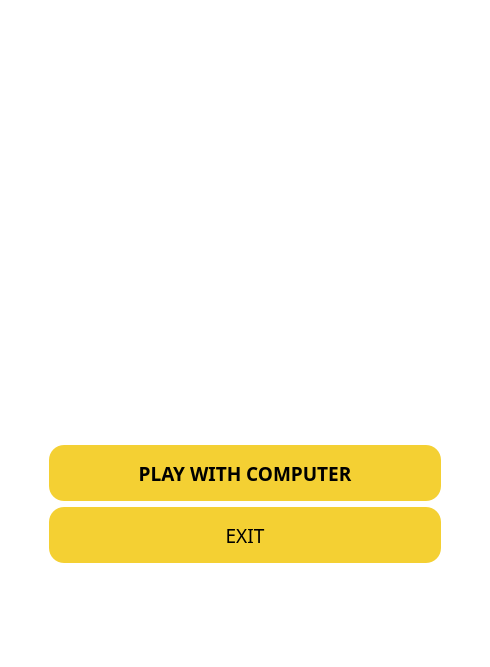
<?xml version="1.0" encoding="UTF-8"?>
<ui version="4.0">
 <class>MainWindow</class>
 <widget class="QMainWindow" name="MainWindow">
  <property name="geometry">
   <rect>
    <x>0</x>
    <y>0</y>
    <width>490</width>
    <height>667</height>
   </rect>
  </property>
  <property name="windowTitle">
   <string>MainWindow</string>
  </property>
  <property name="styleSheet">
   <string notr="true">background-color: white;</string>
  </property>
  <widget class="QWidget" name="centralwidget">
   <layout class="QVBoxLayout" name="verticalLayout">
    <item>
     <spacer name="verticalSpacer">
      <property name="orientation">
       <enum>Qt::Vertical</enum>
      </property>
      <property name="sizeType">
       <enum>QSizePolicy::Fixed</enum>
      </property>
      <property name="sizeHint" stdset="0">
       <size>
        <width>20</width>
        <height>40</height>
       </size>
      </property>
     </spacer>
    </item>
    <item>
     <widget class="QLabel" name="logo">
      <property name="sizePolicy">
       <sizepolicy hsizetype="Preferred" vsizetype="Fixed">
        <horstretch>0</horstretch>
        <verstretch>0</verstretch>
       </sizepolicy>
      </property>
      <property name="minimumSize">
       <size>
        <width>350</width>
        <height>350</height>
       </size>
      </property>
      <property name="text">
       <string/>
      </property>
      <property name="pixmap">
       <pixmap resource="resource.qrc">:/images/main-logo.png</pixmap>
      </property>
      <property name="alignment">
       <set>Qt::AlignCenter</set>
      </property>
     </widget>
    </item>
    <item>
     <spacer name="verticalSpacer_3">
      <property name="orientation">
       <enum>Qt::Vertical</enum>
      </property>
      <property name="sizeType">
       <enum>QSizePolicy::Fixed</enum>
      </property>
      <property name="sizeHint" stdset="0">
       <size>
        <width>20</width>
        <height>40</height>
       </size>
      </property>
     </spacer>
    </item>
    <item>
     <layout class="QHBoxLayout" name="horizontalLayout">
      <property name="topMargin">
       <number>0</number>
      </property>
      <item>
       <spacer name="horizontalSpacer">
        <property name="orientation">
         <enum>Qt::Horizontal</enum>
        </property>
        <property name="sizeHint" stdset="0">
         <size>
          <width>40</width>
          <height>20</height>
         </size>
        </property>
       </spacer>
      </item>
      <item>
       <widget class="QToolButton" name="BtnPlay">
        <property name="sizePolicy">
         <sizepolicy hsizetype="Preferred" vsizetype="Fixed">
          <horstretch>0</horstretch>
          <verstretch>0</verstretch>
         </sizepolicy>
        </property>
        <property name="minimumSize">
         <size>
          <width>392</width>
          <height>56</height>
         </size>
        </property>
        <property name="maximumSize">
         <size>
          <width>441</width>
          <height>16777215</height>
         </size>
        </property>
        <property name="font">
         <font>
          <family>Montserrat SemiBold</family>
          <pointsize>14</pointsize>
          <bold>true</bold>
         </font>
        </property>
        <property name="styleSheet">
         <string notr="true">QToolButton {
background-color: rgb(244, 208, 51);
color: black;
border-radius: 15px;
}
QToolButton:hover {
	background-color: rgb(238, 161, 37);
}</string>
        </property>
        <property name="text">
         <string>PLAY WITH COMPUTER</string>
        </property>
       </widget>
      </item>
      <item>
       <spacer name="horizontalSpacer_2">
        <property name="orientation">
         <enum>Qt::Horizontal</enum>
        </property>
        <property name="sizeHint" stdset="0">
         <size>
          <width>40</width>
          <height>20</height>
         </size>
        </property>
       </spacer>
      </item>
     </layout>
    </item>
    <item>
     <layout class="QHBoxLayout" name="horizontalLayout_2">
      <property name="topMargin">
       <number>0</number>
      </property>
      <item>
       <spacer name="horizontalSpacer_3">
        <property name="orientation">
         <enum>Qt::Horizontal</enum>
        </property>
        <property name="sizeHint" stdset="0">
         <size>
          <width>40</width>
          <height>20</height>
         </size>
        </property>
       </spacer>
      </item>
      <item>
       <widget class="QToolButton" name="BtnExit">
        <property name="minimumSize">
         <size>
          <width>392</width>
          <height>56</height>
         </size>
        </property>
        <property name="font">
         <font>
          <family>Montserrat SemiBold</family>
          <pointsize>14</pointsize>
         </font>
        </property>
        <property name="styleSheet">
         <string notr="true">QToolButton {
background-color: rgb(244, 208, 51);
color: black;
border-radius: 15px;
}
QToolButton:hover {
	background-color: rgb(238, 161, 37);
}</string>
        </property>
        <property name="text">
         <string>EXIT</string>
        </property>
       </widget>
      </item>
      <item>
       <spacer name="horizontalSpacer_4">
        <property name="orientation">
         <enum>Qt::Horizontal</enum>
        </property>
        <property name="sizeHint" stdset="0">
         <size>
          <width>40</width>
          <height>20</height>
         </size>
        </property>
       </spacer>
      </item>
     </layout>
    </item>
    <item>
     <spacer name="verticalSpacer_2">
      <property name="orientation">
       <enum>Qt::Vertical</enum>
      </property>
      <property name="sizeHint" stdset="0">
       <size>
        <width>20</width>
        <height>40</height>
       </size>
      </property>
     </spacer>
    </item>
   </layout>
  </widget>
 </widget>
 <resources>
  <include location="resource.qrc"/>
 </resources>
 <connections/>
</ui>
